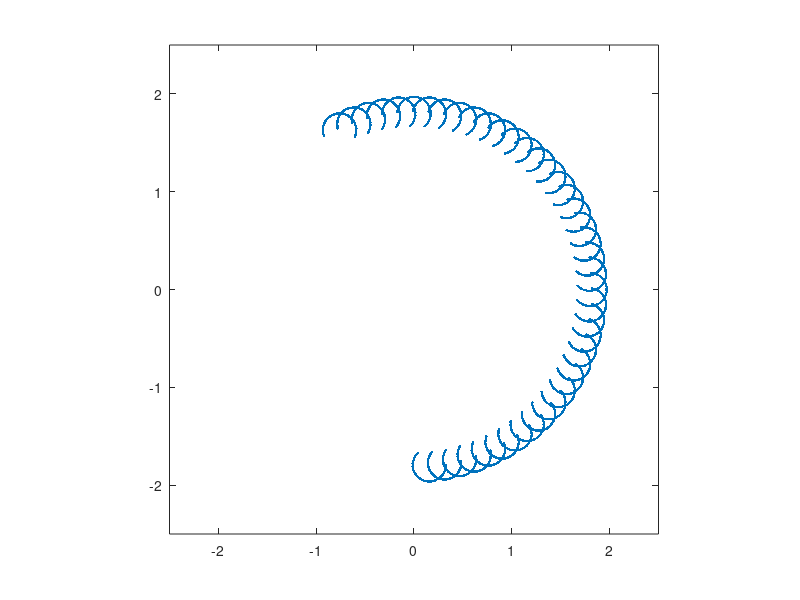

Here is the MATLAB script that generated this plot:
%% SCARA plotting function 

function SCARA_2D
x_end = [];
y_end = [];
pause on;

for i = -85:5:115
    for j = -140:5:85
        % calculate new position
        [x1, y1, x2, y2, z_end] = SCARA_step(i, j);
        x_end(end+1) = x2;
        y_end(end+1) = y2;
        %pause(1); % leftover from printing each angle step at a time
    end
end

%draw figure
plot(x_end, y_end, '.');
axis equal
axis([-2.5 2.5 -2.5 2.5])

end

function [x1, y1, x2, y2, z_end] = SCARA_step(mu_1, mu_2)
% calculates positions of joints at given inputs 

% hardcoded link lengths and set angles: 
a_1 = 1.8; 
a_2 = 0.17;
d_3 = 0;
mu_4 = 0;

% joint limits: 
mu_1_min =  -85; mu_1_max = 115; % Degrees
mu_2_min = -140; mu_2_max = 85;  % Degrees

mu_1 = max(min(mu_1, mu_1_max), mu_1_min);
mu_2 = max(min(mu_2, mu_2_max), mu_2_min);

mu_1 = deg2rad(mu_1);
mu_2 = deg2rad(mu_2);


% joint positions: 
x1 = a_1 * cos(mu_1);
y1 = a_1 * sin(mu_1);

x2 = x1 + a_2 * cos(mu_1 + mu_2);
y2 = y1 + a_2 * sin(mu_1 + mu_2);

z_end = d_3; % end effector position 

end
